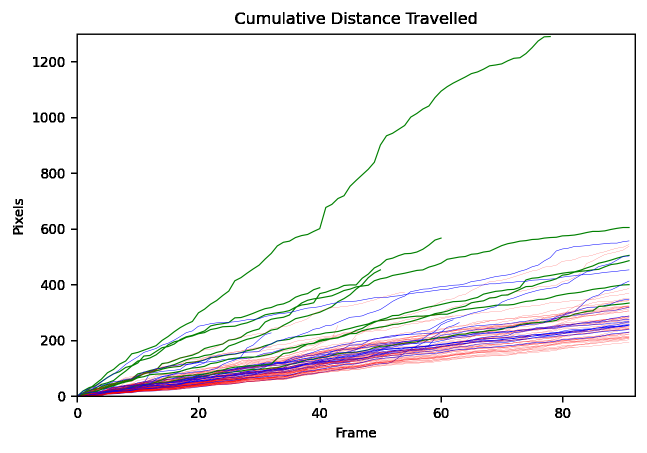
#> input picture distance.png, 1294 x 905 px (shown at 1/2 size)
$ python -i improcessing.py   (imports and definitions only)
#> lines starting #> are read from the running program, lines starting #| are printed output that depends on the picture
import cv2
import numpy as np

from scipy import stats

def apply_blur(image, kernel_size=5):
    return cv2.GaussianBlur(image, (kernel_size,kernel_size), cv2.BORDER_DEFAULT)

def apply_canny(image, threshold1=130, threshold2=180):
    return cv2.Canny(np.uint8(image), threshold1=threshold1, threshold2=threshold2)

def apply_closure(image, kernel_size=5):
    kernel = np.ones((kernel_size,kernel_size),np.uint8)
    return cv2.morphologyEx(image, cv2.MORPH_CLOSE, kernel)

# preserve_background will restore the background to its original value;
# otherwise we will clip anything darker than the background
# [9 lines left out: function apply_contrast, not called in this run]

def apply_denoise(image, h=3):
    return cv2.fastNlMeansDenoising(image, h=h)

def apply_dilation(image, kernel_size=5):
    kernel = np.ones((kernel_size,kernel_size),np.uint8)
    return cv2.dilate(image, kernel)

def apply_imfill(image):
    t = image.copy()
    y_dim, x_dim = image.shape
    mask = np.zeros((y_dim+2,x_dim+2), np.uint8)
    t = cv2.floodFill(t, mask, (0,0), 1)[1]
    t = cv2.floodFill(t, mask, (0, int(y_dim/2)), 1)[1]
    t = cv2.floodFill(t, mask, (0, y_dim-1), 1)[1]
    t = cv2.floodFill(t, mask, (int(x_dim/2), 0), 1)[1]
    t = cv2.floodFill(t, mask, (int(x_dim/2), y_dim-1), 1)[1]
    t = cv2.floodFill(t, mask, (x_dim-1, 0), 1)[1]
    t = cv2.floodFill(t, mask, (x_dim-1, int(y_dim/2)), 1)[1]
    t = cv2.floodFill(t, mask, (x_dim-1, y_dim-1), 1)[1]
    return image | (t == 0)  # we can intermingle bits and booleans here, (1 | False) == 1

# [6 lines left out: function apply_sharpen, not called in this run]

def apply_sobel(image, kernel_size=5):
    # ddepth=-1 preserves the source depth
    return cv2.Sobel(src=image, ddepth=-1, dx=1, dy=1, ksize=kernel_size)

def binarize_image(image):
    return np.uint8(image != 0)

# Returns the first mode in the image
def get_mode(image):
    return stats.mode(image, axis=None)[0][0]

# connectivity: 4 to exclude diagonals, 8 to include
def get_num_components(image, connectivity=8):
    return cv2.connectedComponentsWithStats(image, connectivity)[0] - 1

# [23 lines left out: function scale_image, not called in this run]

>>> import cv2
>>> picture = cv2.imread('../distance.png', cv2.IMREAD_GRAYSCALE)
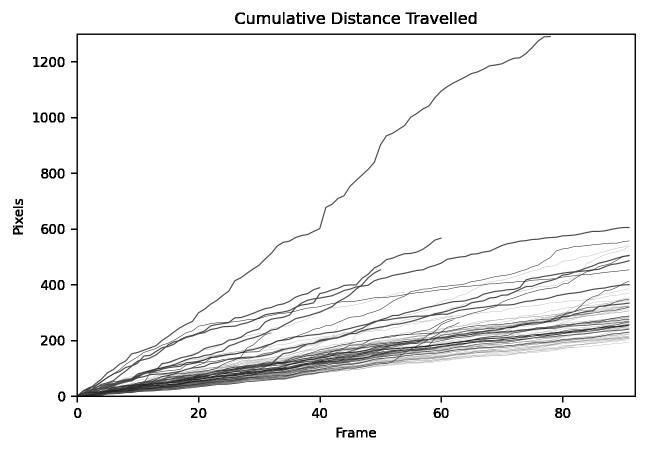
#> picture: shape (905, 1294) (shown at 1/2 size); min 0, max 255, mean 242.3
>>> result = apply_imfill(picture)
#> in apply_imfill, `t = cv2.floodFill(t, mask, (0,0), 1)[1]`:
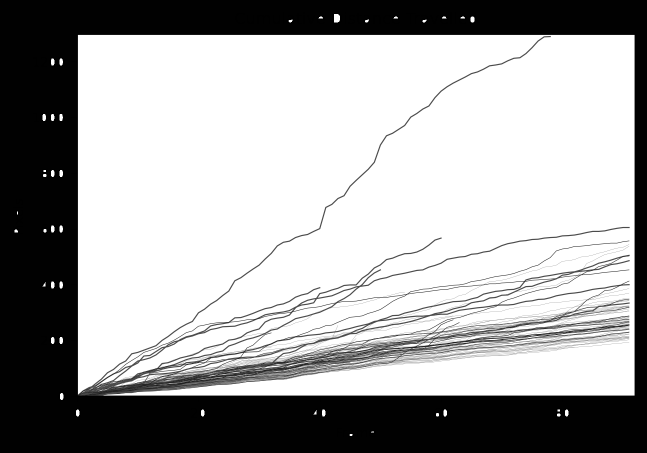
#> t: shape (905, 1294) (shown at 1/2 size); min 0, max 255, mean 167.6
